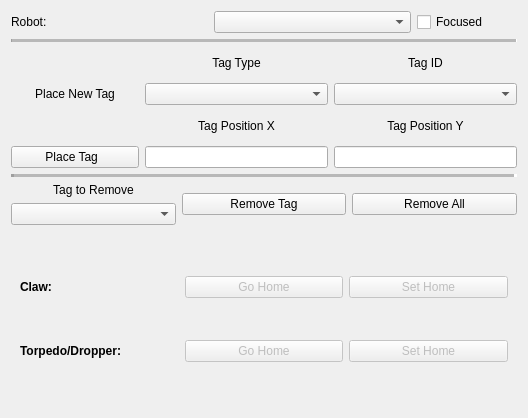
<?xml version="1.0" encoding="UTF-8"?>
<ui version="4.0">
 <class>Apriltag</class>
 <widget class="QWidget" name="Apriltag">
  <property name="geometry">
   <rect>
    <x>0</x>
    <y>0</y>
    <width>528</width>
    <height>418</height>
   </rect>
  </property>
  <property name="windowTitle">
   <string>Form</string>
  </property>
  <layout class="QVBoxLayout" name="verticalLayout">
   <item>
    <layout class="QHBoxLayout" name="horizontalLayout">
     <item>
      <widget class="QLabel" name="label_9">
       <property name="text">
        <string>Robot:</string>
       </property>
      </widget>
     </item>
     <item>
      <widget class="QComboBox" name="robot_select_block"/>
     </item>
     <item>
      <widget class="QCheckBox" name="focus_box">
       <property name="sizePolicy">
        <sizepolicy hsizetype="Preferred" vsizetype="Fixed">
         <horstretch>0</horstretch>
         <verstretch>0</verstretch>
        </sizepolicy>
       </property>
       <property name="minimumSize">
        <size>
         <width>100</width>
         <height>0</height>
        </size>
       </property>
       <property name="maximumSize">
        <size>
         <width>100</width>
         <height>16777215</height>
        </size>
       </property>
       <property name="text">
        <string>Focused</string>
       </property>
      </widget>
     </item>
    </layout>
   </item>
   <item>
    <widget class="Line" name="line_2">
     <property name="midLineWidth">
      <number>3</number>
     </property>
     <property name="orientation">
      <enum>Qt::Horizontal</enum>
     </property>
    </widget>
   </item>
   <item>
    <layout class="QVBoxLayout" name="verticalLayout_2">
     <item>
      <layout class="QHBoxLayout" name="horizontalLayout_7">
       <item>
        <layout class="QVBoxLayout" name="verticalLayout_13">
         <item>
          <widget class="QLabel" name="label">
           <property name="text">
            <string>Place New Tag</string>
           </property>
           <property name="alignment">
            <set>Qt::AlignCenter</set>
           </property>
          </widget>
         </item>
         <item>
          <widget class="QPushButton" name="placebutton">
           <property name="text">
            <string>         Place Tag           </string>
           </property>
          </widget>
         </item>
        </layout>
       </item>
       <item>
        <layout class="QVBoxLayout" name="verticalLayout_12">
         <item>
          <layout class="QHBoxLayout" name="horizontalLayout_4">
           <item>
            <layout class="QVBoxLayout" name="verticalLayout_7">
             <item>
              <widget class="QLabel" name="label_2">
               <property name="text">
                <string>Tag Type</string>
               </property>
               <property name="alignment">
                <set>Qt::AlignCenter</set>
               </property>
              </widget>
             </item>
             <item>
              <widget class="QComboBox" name="tagtypecombo"/>
             </item>
            </layout>
           </item>
           <item>
            <layout class="QVBoxLayout" name="verticalLayout_6">
             <item>
              <widget class="QLabel" name="tagidcombolabel">
               <property name="text">
                <string>Tag ID</string>
               </property>
               <property name="alignment">
                <set>Qt::AlignCenter</set>
               </property>
              </widget>
             </item>
             <item>
              <widget class="QComboBox" name="tagidcombo"/>
             </item>
            </layout>
           </item>
          </layout>
         </item>
         <item>
          <layout class="QHBoxLayout" name="horizontalLayout_5">
           <item>
            <layout class="QVBoxLayout" name="verticalLayout_10">
             <item>
              <widget class="QLabel" name="label_3">
               <property name="text">
                <string>Tag Position X</string>
               </property>
               <property name="alignment">
                <set>Qt::AlignCenter</set>
               </property>
              </widget>
             </item>
             <item>
              <widget class="QLineEdit" name="tagpositionxbox"/>
             </item>
            </layout>
           </item>
           <item>
            <layout class="QVBoxLayout" name="verticalLayout_9">
             <item>
              <widget class="QLabel" name="label_4">
               <property name="text">
                <string>Tag Position Y</string>
               </property>
               <property name="alignment">
                <set>Qt::AlignCenter</set>
               </property>
              </widget>
             </item>
             <item>
              <widget class="QLineEdit" name="tagpositionybox"/>
             </item>
            </layout>
           </item>
          </layout>
         </item>
        </layout>
       </item>
      </layout>
     </item>
     <item>
      <widget class="Line" name="line">
       <property name="lineWidth">
        <number>3</number>
       </property>
       <property name="midLineWidth">
        <number>3</number>
       </property>
       <property name="orientation">
        <enum>Qt::Horizontal</enum>
       </property>
      </widget>
     </item>
     <item>
      <layout class="QHBoxLayout" name="horizontalLayout_3">
       <item>
        <layout class="QVBoxLayout" name="verticalLayout_3">
         <item>
          <widget class="QLabel" name="label_5">
           <property name="text">
            <string>Tag to Remove</string>
           </property>
           <property name="alignment">
            <set>Qt::AlignCenter</set>
           </property>
          </widget>
         </item>
         <item>
          <widget class="QComboBox" name="tagidtoremove"/>
         </item>
        </layout>
       </item>
       <item>
        <widget class="QPushButton" name="removetagbutton">
         <property name="text">
          <string>Remove Tag</string>
         </property>
        </widget>
       </item>
       <item>
        <widget class="QPushButton" name="removeallbutton">
         <property name="text">
          <string>Remove All</string>
         </property>
        </widget>
       </item>
      </layout>
     </item>
    </layout>
   </item>
   <item>
    <widget class="QWidget" name="servoMgmtGroup" native="true">
     <property name="visible">
      <bool>false</bool>
     </property>
     <property name="toolTip">
      <string/>
     </property>
     <layout class="QGridLayout" name="gridLayout_2">
      <item row="1" column="2">
       <widget class="QPushButton" name="ctrlTorpSetHome">
        <property name="enabled">
         <bool>false</bool>
        </property>
        <property name="text">
         <string>Set Home</string>
        </property>
       </widget>
      </item>
      <item row="0" column="1">
       <widget class="QPushButton" name="ctrlClawGoHome">
        <property name="enabled">
         <bool>false</bool>
        </property>
        <property name="text">
         <string>Go Home</string>
        </property>
       </widget>
      </item>
      <item row="1" column="0">
       <widget class="QLabel" name="label_8">
        <property name="styleSheet">
         <string notr="true">font-weight: bold</string>
        </property>
        <property name="text">
         <string>Torpedo/Dropper:</string>
        </property>
       </widget>
      </item>
      <item row="0" column="2">
       <widget class="QPushButton" name="ctrlClawSetHome">
        <property name="enabled">
         <bool>false</bool>
        </property>
        <property name="text">
         <string>Set Home</string>
        </property>
       </widget>
      </item>
      <item row="0" column="0">
       <widget class="QLabel" name="label_7">
        <property name="styleSheet">
         <string notr="true">font-weight: bold</string>
        </property>
        <property name="text">
         <string>Claw:</string>
        </property>
       </widget>
      </item>
      <item row="1" column="1">
       <widget class="QPushButton" name="ctrlTorpGoHome">
        <property name="enabled">
         <bool>false</bool>
        </property>
        <property name="text">
         <string>Go Home</string>
        </property>
       </widget>
      </item>
     </layout>
    </widget>
   </item>
  </layout>
 </widget>
 <resources/>
 <connections/>
</ui>
